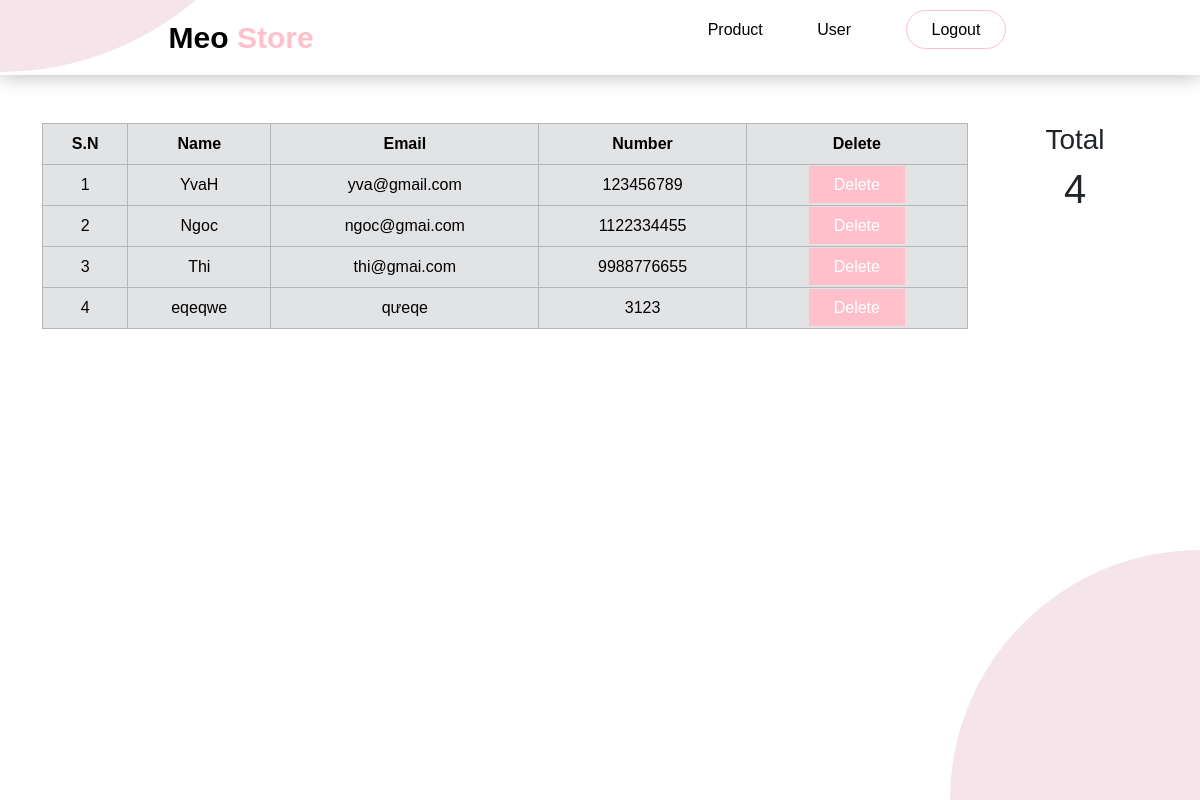
/settingUser.php, run on the app's committed database.
### tables this page shows
CREATE TABLE `user` (
  `id` int(11) NOT NULL,
  `username` varchar(100) NOT NULL,
  `email` varchar(100) NOT NULL,
  `number` varchar(100) NOT NULL,
  `userpassword` varchar(100) NOT NULL
);

### settingUser.php (the view, shortened to what this page needs)
<!DOCTYPE html>
<html lang="en">
<head>
   <link rel="stylesheet" href="./styleMainMenu.css">
   <link href="https://cdn.jsdelivr.net/npm/bootstrap@5.3.2/dist/css/bootstrap.min.css" rel="stylesheet">
</head>
<body>
    <?php
        include 'connect.php';
        $Record = mysqli_query($connect,"SELECT * FROM `user`");
        $row_count = mysqli_num_rows($Record);
    ?>
    <section>
        <header>
            <div class="circle"></div>
            <div class="circles"></div>
            <a href="index.php" class="logo">
                Meo <span>Store</span>
            </a>
            <ul>
                <li>
                   <a href="product.php">Product</a>
                </li>
                <li>
                   <a href="settingUser.php">User</a>
                </li>
                <li>
                   <a class="btn-login" href = "logout.php">Logout</a>
                </li>
            </ul>
        </header>
        <div class="container mt-5">
            <div class="row">
                <div class="col-md-10">
                    <table class="table table-secondary table-bordered ">
                        <thead class="text-center ">
                            <th>S.N</th>
                            <th>Name</th>
                            <th>Email</th>
                            <th>Number</th>
                            <th>Delete</th>
                        </thead>
                        <tbody class="text-center">
                            <?php
                                $i = 0;
                                while ($row = mysqli_fetch_array($Record)){
                                    echo"
                                    <tr>
                                        <td> ";?> <?php echo ++$i;?> <?php echo"</td>
                                        <td>$row[username]</td>
                                        <td>$row[email]</td>
                                        <td>$row[number]</td>
                                        <td><a href='deleteUser.php? ID=$row[id]' class = 'btn1 btn-outline-danger'>Delete</a></td>
                                    </tr>
                                    ";
                                }
                            ?>
                        </tbody>
                    </table>
                </div>
                <div  class="col-md-2 pr-5 text-center">
                    <h3>Total</h3>
                    <h1><?php echo $row_count ?></h1>
                </div>
            </div>
        </div>
    </section>
</body>
</html>

### styleMainMenu.css (style rules this page uses)
* { margin: 0; padding: 0; box-sizing: border-box; font-family: sans-serif; }
section { width: 100%; height: 100vh; }
section header { display: flex; align-items: center; justify-content: space-around; box-shadow: 0 0 20px rgba(0, 0, 0, 0.3); }
section header .logo { font-size: 30px; color: black; text-decoration: none; font-weight: bold; margin: 15px 0; }
section header .logo span { color: pink; }
section header ul { list-style: none; }
section header ul li { display: inline-block; margin: 5px 5px; padding: 5px 20px; }
section header ul li a { color: black; text-decoration: none; }
.btn-login { cursor: pointer; padding: 10px 25px; border: 1px solid pink; border-radius: 30px; transition: 0.3s; }
.btn1 { cursor: pointer; padding: 10px 25px; text-decoration: none; color: white; background: pink; }
.circle { position: absolute; top: 0; left: 0; width: 100%; height: 100%; background: rgb(245, 229, 234); clip-path: circle(302px at left -230px); z-index: -1; }
.circles { position: absolute; top: 0; left: 0; width: 100%; height: 100%; background: rgb(245, 229, 234); clip-path: circle(250px at right 800px); z-index: -1; }
ul { list-style: none; }
.row { display: flex; flex-wrap: wrap; }

### data on the page
user: username "YvaH", email "yva@gmail.com", number "123456789"
user: username "Ngoc", email "ngoc@gmai.com", number "1122334455"
user: username "Thi", email "thi@gmai.com", number "9988776655"
user: username "eqeqwe", email "qưeqe", number "3123"

### other printed values
$row_count "4"
